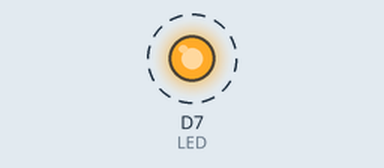
Bench run of a sketch on a simulated ESP8266 (NodeMCU). On the bench: output pins drawn as LEDs (lit = HIGH). Dashed ring = blinking.

Above: at 0.5 s.
Timing chart, 0 to 4.6 s (numbered marks = the images above):
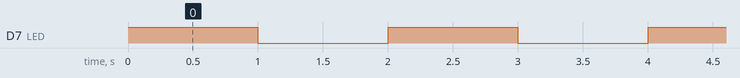

The sketch:

Tema_2_Ejemplo_2.ino
```cpp
#define LED D7        //Creamos una constante LED de valor D7
int tiempo = 1000;        //Creamos una variable de valor 1000
void setup() {
   pinMode(LED, OUTPUT);     // Indicamos que nuestro pin D7 es una salida
}

void loop() {
  digitalWrite(LED, HIGH);    //Encendemos el led
  delay(tiempo);      //Esperamos 1000 ms
  digitalWrite(LED, LOW);     //Apagamos el led
  delay(tiempo);      //Esperamos 1000 ms
}
```

Measured:
- by itself, D7 (LED): alternates HIGH for 1.0 s and LOW for 1.0 s
